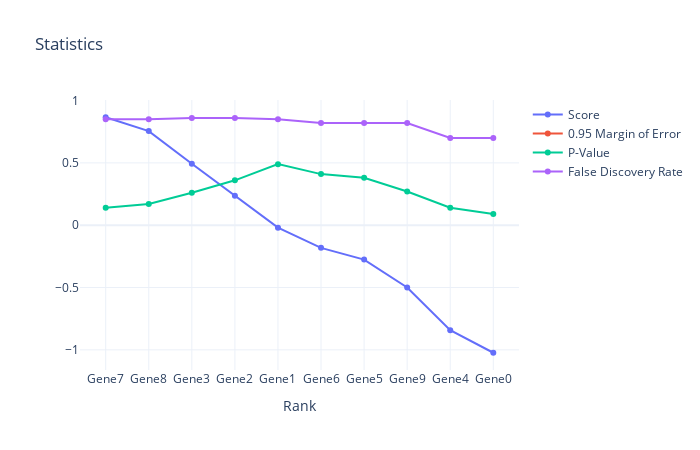
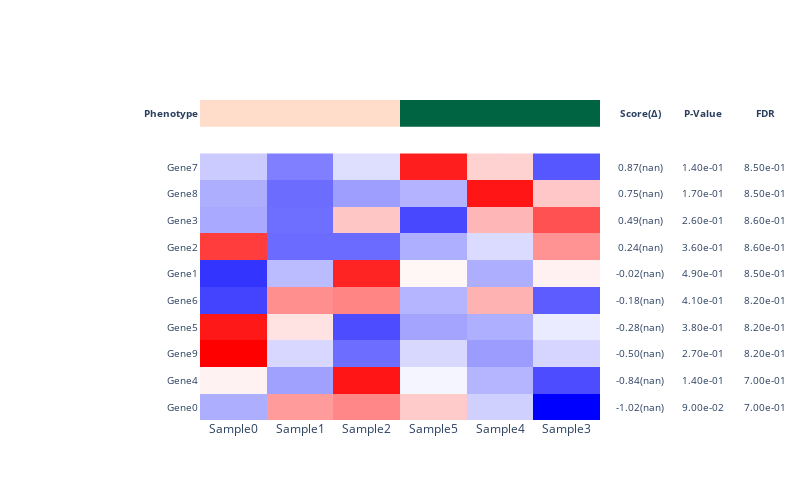

Write notebook code for charts like these, in order.
### Code cell
gene_x_statistic = kraft.apply_function_on_vector_and_matrix_row(
    phenotype, gene_x_sample, function=compare_phenotype_and_expression, n_sampling=10, n_permutation=10, series_data_type="binary"
)

### Figure 1 — Plotly figure (JSON) as saved in the notebook; plotly's stock layout.template omitted (floating-point values rounded to 4 significant figures)
{"data": [{"name": "Score", "type": "scatter", "x": ["Gene7", "Gene8", "Gene3", "Gene2", "Gene1", "Gene6", "Gene5", "Gene9", "Gene4", "Gene0"], "y": [0.866, 0.7549, 0.4926, 0.2361, -0.01954, -0.1815, -0.2755, -0.4998, -0.842, -1.023]}, {"name": "0.95 Margin of Error", "type": "scatter", "x": ["Gene7", "Gene8", "Gene3", "Gene2", "Gene1", "Gene6", "Gene5", "Gene9", "Gene4", "Gene0"], "y": [null, null, null, null, null, null, null, null, null, null]}, {"name": "P-Value", "type": "scatter", "x": ["Gene7", "Gene8", "Gene3", "Gene2", "Gene1", "Gene6", "Gene5", "Gene9", "Gene4", "Gene0"], "y": [0.14, 0.17, 0.26, 0.36, 0.49, 0.41, 0.38, 0.27, 0.14, 0.09]}, {"name": "False Discovery Rate", "type": "scatter", "x": ["Gene7", "Gene8", "Gene3", "Gene2", "Gene1", "Gene6", "Gene5", "Gene9", "Gene4", "Gene0"], "y": [0.85, 0.85, 0.86, 0.86, 0.85, 0.82, 0.82, 0.82, 0.7, 0.7]}], "layout": {"height": 450, "title": {"text": "Statistics"}, "width": 700, "xaxis": {"autorange": true, "range": [-0.5993, 9.599], "title": {"text": "Rank"}, "type": "category"}, "yaxis": {"autorange": true, "range": [-1.161, 1.004], "type": "linear"}}}

### Figure 2 — Plotly figure (JSON) as saved in the notebook; plotly's stock layout.template omitted (floating-point values rounded to 4 significant figures)
{"data": [{"colorscale": [[0, "#ffddca"], [1, "#006442"]], "name": "Target", "showscale": false, "type": "heatmap", "x": ["Sample0", "Sample1", "Sample2", "Sample5", "Sample4", "Sample3"], "yaxis": "y2", "z": [[0, 0, 0, 1, 1, 1]], "zmax": null, "zmin": null}, {"colorscale": [[0, "#0000ff"], [0.5, "#ffffff"], [1, "#ff0000"]], "name": "Data", "showscale": false, "type": "heatmap", "x": ["Sample0", "Sample1", "Sample2", "Sample5", "Sample4", "Sample3"], "y": ["Gene0", "Gene4", "Gene9", "Gene5", "Gene6", "Gene1", "Gene2", "Gene3", "Gene8", "Gene7"], "yaxis": "y", "z": [[-0.4897, 0.9218, 1.076, 0.5552, -0.2213, -1.842], [0.2422, -0.5944, 1.964, 0.06494, -0.4374, -1.239], [2.129, -0.1666, -0.993, -0.1575, -0.6278, -0.1843], [1.94, 0.3624, -1.246, -0.5664, -0.4818, -0.00882], [-1.313, 1.025, 1.103, -0.4381, 0.7452, -1.123], [-1.44, -0.388, 1.852, 0.2134, -0.4879, 0.2498], [1.655, -1.013, -1.009, -0.4834, -0.1331, 0.9836], [-0.5301, -0.9879, 0.585, -1.281, 0.7131, 1.501], [-0.4855, -0.9987, -0.6089, -0.4488, 1.965, 0.5765], [-0.2617, -0.8523, -0.1104, 1.897, 0.4902, -1.163]], "zmax": null, "zmin": null}], "layout": {"annotations": [{"font": {"size": 10}, "showarrow": false, "text": "<b>Phenotype</b>", "x": 0, "xanchor": "right", "xref": "paper", "y": 0.9583, "yanchor": "middle", "yref": "paper"}, {"font": {"size": 10}, "showarrow": false, "text": "<b>Score(Δ)</b>", "x": 1.1, "xanchor": "center", "xref": "paper", "y": 0.9583, "yanchor": "middle", "yref": "paper"}, {"font": {"size": 10}, "showarrow": false, "text": "<b>P-Value</b>", "x": 1.256, "xanchor": "center", "xref": "paper", "y": 0.9583, "yanchor": "middle", "yref": "paper"}, {"font": {"size": 10}, "showarrow": false, "text": "<b>FDR</b>", "x": 1.413, "xanchor": "center", "xref": "paper", "y": 0.9583, "yanchor": "middle", "yref": "paper"}, {"font": {"size": 10}, "showarrow": false, "text": "Gene7", "x": 0, "xanchor": "right", "xref": "paper", "y": 0.7917, "yanchor": "middle", "yref": "paper"}, {"font": {"size": 10}, "showarrow": false, "text": "0.87(nan)", "x": 1.1, "xanchor": "center", "xref": "paper", "y": 0.7917, "yanchor": "middle", "yref": "paper"}, {"font": {"size": 10}, "showarrow": false, "text": "1.40e-01", "x": 1.256, "xanchor": "center", "xref": "paper", "y": 0.7917, "yanchor": "middle", "yref": "paper"}, {"font": {"size": 10}, "showarrow": false, "text": "8.50e-01", "x": 1.413, "xanchor": "center", "xref": "paper", "y": 0.7917, "yanchor": "middle", "yref": "paper"}, {"font": {"size": 10}, "showarrow": false, "text": "Gene8", "x": 0, "xanchor": "right", "xref": "paper", "y": 0.7083, "yanchor": "middle", "yref": "paper"}, {"font": {"size": 10}, "showarrow": false, "text": "0.75(nan)", "x": 1.1, "xanchor": "center", "xref": "paper", "y": 0.7083, "yanchor": "middle", "yref": "paper"}, {"font": {"size": 10}, "showarrow": false, "text": "1.70e-01", "x": 1.256, "xanchor": "center", "xref": "paper", "y": 0.7083, "yanchor": "middle", "yref": "paper"}, {"font": {"size": 10}, "showarrow": false, "text": "8.50e-01", "x": 1.413, "xanchor": "center", "xref": "paper", "y": 0.7083, "yanchor": "middle", "yref": "paper"}, {"font": {"size": 10}, "showarrow": false, "text": "Gene3", "x": 0, "xanchor": "right", "xref": "paper", "y": 0.625, "yanchor": "middle", "yref": "paper"}, {"font": {"size": 10}, "showarrow": false, "text": "0.49(nan)", "x": 1.1, "xanchor": "center", "xref": "paper", "y": 0.625, "yanchor": "middle", "yref": "paper"}, {"font": {"size": 10}, "showarrow": false, "text": "2.60e-01", "x": 1.256, "xanchor": "center", "xref": "paper", "y": 0.625, "yanchor": "middle", "yref": "paper"}, {"font": {"size": 10}, "showarrow": false, "text": "8.60e-01", "x": 1.413, "xanchor": "center", "xref": "paper", "y": 0.625, "yanchor": "middle", "yref": "paper"}, {"font": {"size": 10}, "showarrow": false, "text": "Gene2", "x": 0, "xanchor": "right", "xref": "paper", "y": 0.5417, "yanchor": "middle", "yref": "paper"}, {"font": {"size": 10}, "showarrow": false, "text": "0.24(nan)", "x": 1.1, "xanchor": "center", "xref": "paper", "y": 0.5417, "yanchor": "middle", "yref": "paper"}, {"font": {"size": 10}, "showarrow": false, "text": "3.60e-01", "x": 1.256, "xanchor": "center", "xref": "paper", "y": 0.5417, "yanchor": "middle", "yref": "paper"}, {"font": {"size": 10}, "showarrow": false, "text": "8.60e-01", "x": 1.413, "xanchor": "center", "xref": "paper", "y": 0.5417, "yanchor": "middle", "yref": "paper"}, {"font": {"size": 10}, "showarrow": false, "text": "Gene1", "x": 0, "xanchor": "right", "xref": "paper", "y": 0.4583, "yanchor": "middle", "yref": "paper"}, {"font": {"size": 10}, "showarrow": false, "text": "-0.02(nan)", "x": 1.1, "xanchor": "center", "xref": "paper", "y": 0.4583, "yanchor": "middle", "yref": "paper"}, {"font": {"size": 10}, "showarrow": false, "text": "4.90e-01", "x": 1.256, "xanchor": "center", "xref": "paper", "y": 0.4583, "yanchor": "middle", "yref": "paper"}, {"font": {"size": 10}, "showarrow": false, "text": "8.50e-01", "x": 1.413, "xanchor": "center", "xref": "paper", "y": 0.4583, "yanchor": "middle", "yref": "paper"}, {"font": {"size": 10}, "showarrow": false, "text": "Gene6", "x": 0, "xanchor": "right", "xref": "paper", "y": 0.375, "yanchor": "middle", "yref": "paper"}, {"font": {"size": 10}, "showarrow": false, "text": "-0.18(nan)", "x": 1.1, "xanchor": "center", "xref": "paper", "y": 0.375, "yanchor": "middle", "yref": "paper"}, {"font": {"size": 10}, "showarrow": false, "text": "4.10e-01", "x": 1.256, "xanchor": "center", "xref": "paper", "y": 0.375, "yanchor": "middle", "yref": "paper"}, {"font": {"size": 10}, "showarrow": false, "text": "8.20e-01", "x": 1.413, "xanchor": "center", "xref": "paper", "y": 0.375, "yanchor": "middle", "yref": "paper"}, {"font": {"size": 10}, "showarrow": false, "text": "Gene5", "x": 0, "xanchor": "right", "xref": "paper", "y": 0.2917, "yanchor": "middle", "yref": "paper"}, {"font": {"size": 10}, "showarrow": false, "text": "-0.28(nan)", "x": 1.1, "xanchor": "center", "xref": "paper", "y": 0.2917, "yanchor": "middle", "yref": "paper"}, {"font": {"size": 10}, "showarrow": false, "text": "3.80e-01", "x": 1.256, "xanchor": "center", "xref": "paper", "y": 0.2917, "yanchor": "middle", "yref": "paper"}, {"font": {"size": 10}, "showarrow": false, "text": "8.20e-01", "x": 1.413, "xanchor": "center", "xref": "paper", "y": 0.2917, "yanchor": "middle", "yref": "paper"}, {"font": {"size": 10}, "showarrow": false, "text": "Gene9", "x": 0, "xanchor": "right", "xref": "paper", "y": 0.2083, "yanchor": "middle", "yref": "paper"}, {"font": {"size": 10}, "showarrow": false, "text": "-0.50(nan)", "x": 1.1, "xanchor": "center", "xref": "paper", "y": 0.2083, "yanchor": "middle", "yref": "paper"}, {"font": {"size": 10}, "showarrow": false, "text": "2.70e-01", "x": 1.256, "xanchor": "center", "xref": "paper", "y": 0.2083, "yanchor": "middle", "yref": "paper"}, {"font": {"size": 10}, "showarrow": false, "text": "8.20e-01", "x": 1.413, "xanchor": "center", "xref": "paper", "y": 0.2083, "yanchor": "middle", "yref": "paper"}, {"font": {"size": 10}, "showarrow": false, "text": "Gene4", "x": 0, "xanchor": "right", "xref": "paper", "y": 0.125, "yanchor": "middle", "yref": "paper"}, {"font": {"size": 10}, "showarrow": false, "text": "-0.84(nan)", "x": 1.1, "xanchor": "center", "xref": "paper", "y": 0.125, "yanchor": "middle", "yref": "paper"}, {"font": {"size": 10}, "showarrow": false, "text": "1.40e-01", "x": 1.256, "xanchor": "center", "xref": "paper", "y": 0.125, "yanchor": "middle", "yref": "paper"}, {"font": {"size": 10}, "showarrow": false, "text": "7.00e-01", "x": 1.413, "xanchor": "center", "xref": "paper", "y": 0.125, "yanchor": "middle", "yref": "paper"}, {"font": {"size": 10}, "showarrow": false, "text": "Gene0", "x": 0, "xanchor": "right", "xref": "paper", "y": 0.04167, "yanchor": "middle", "yref": "paper"}, {"font": {"size": 10}, "showarrow": false, "text": "-1.02(nan)", "x": 1.1, "xanchor": "center", "xref": "paper", "y": 0.04167, "yanchor": "middle", "yref": "paper"}, {"font": {"size": 10}, "showarrow": false, "text": "9.00e-02", "x": 1.256, "xanchor": "center", "xref": "paper", "y": 0.04167, "yanchor": "middle", "yref": "paper"}, {"font": {"size": 10}, "showarrow": false, "text": "7.00e-01", "x": 1.413, "xanchor": "center", "xref": "paper", "y": 0.04167, "yanchor": "middle", "yref": "paper"}], "height": 500, "margin": {"l": 200, "r": 200}, "title": {"x": 0.5}, "width": 800, "xaxis": {"autorange": true, "range": [-0.5, 5.5], "type": "category"}, "yaxis": {"autorange": true, "domain": [0, 0.8333], "range": [-0.5, 9.5], "showticklabels": false, "type": "category"}, "yaxis2": {"autorange": true, "domain": [0.9167, 1], "range": [-0.5, 0.5], "showticklabels": false}}}
